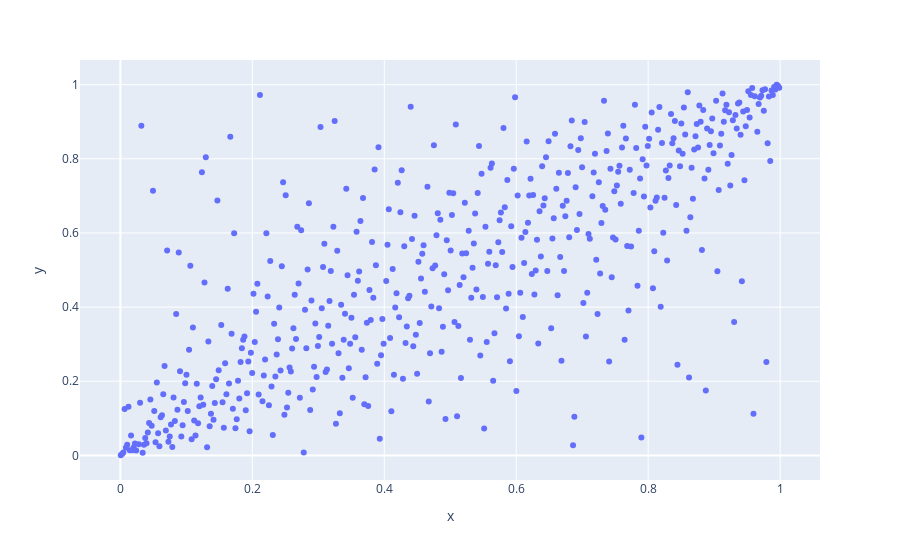

Here is the notebook cell this chart was saved with:
### Code cell
bicop_1_3 = pv.Bicop(
    family=pv.BicopFamily.student, 
    rotation=0,
    parameters=[0.78, 2]
)
bicop_1_3_sims = bicop_1_3.simulate(
    n=500,
    qrng=True
)
px.scatter(
    x=bicop_1_3_sims[:, 0],
    y=bicop_1_3_sims[:, 1]
)

### Figure 1 — Plotly figure (JSON) as saved in the notebook; plotly's stock layout.template omitted (floating-point values rounded to 4 significant figures; data arrays with more than 128 entries replaced by an {"elided": "..."} marker saying what was removed)
{"data": [{"hovertemplate": "x=%{x}<br>y=%{y}<extra></extra>", "legendgroup": "", "marker": {"color": "#636efa", "symbol": "circle"}, "mode": "markers", "name": "", "orientation": "v", "showlegend": false, "type": "scatter", "x": {"elided": "500 float values"}, "xaxis": "x", "y": {"elided": "500 float values"}, "yaxis": "y"}], "layout": {"legend": {"tracegroupgap": 0}, "margin": {"t": 60}, "xaxis": {"anchor": "y", "domain": [0, 1], "title": {"text": "x"}}, "yaxis": {"anchor": "x", "domain": [0, 1], "title": {"text": "y"}}}}
